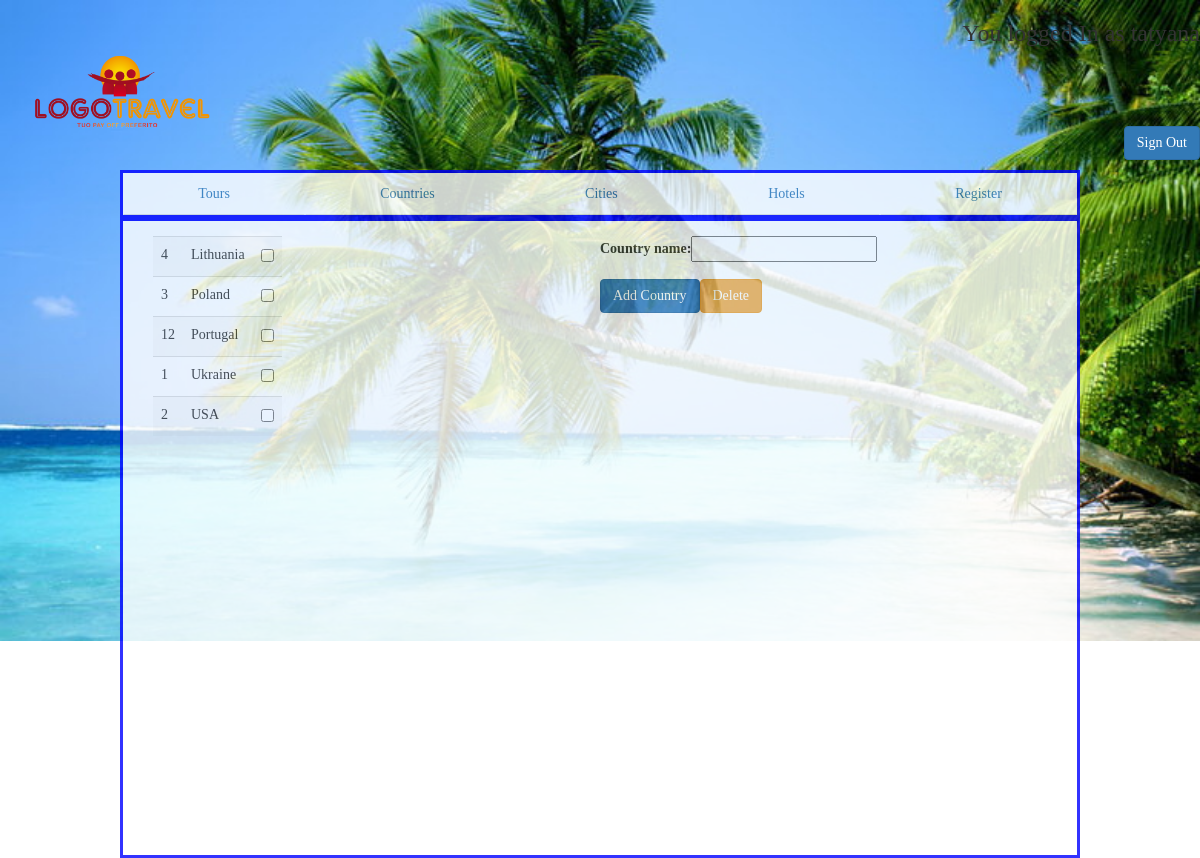
The page /index.php?menu=2 (signed in) on the database its author committed.
### tables this page shows
CREATE TABLE `Countries` (
  `id` int(11) NOT NULL,
  `country` varchar(64) DEFAULT NULL
);

### pages/countries.php (the view, shortened to what this page needs)
<?php
if (!isset($_SESSION['reg']))
{
 echo '<h3 class="text-content"><span style="color:red;">You should authorize as admin!</span></h3>';
}
else
{
echo '<div class="col-sm-6 col-md-6 col-lg-6 left">';
		  $sel='select * from countries';
	    $res=mysql_query($sel);
	    echo '<form action="index.php?menu=2" method="post" class="input-group" id="formcountry">';
	    echo '<table class="table table-striped">';
	    while($row=mysql_fetch_array($res,MYSQL_NUM))
	         {
	          echo '<tr>';
	          echo '<td>'.$row[0].'</td>';
	          echo '<td>'.$row[1].'</td>';
	          echo '<td><input type="checkbox" name="cb'.$row[0].'"></td>';
	          echo '</tr>';
	         }
	    echo '</table>';
echo'</div>';
echo '<div class="row">';
echo '<form class="col-sm-12 col-md-6 col-lg-6 col-md-offset-3 col-lg-offset-3" action="index.php?menu=2" method="post">';
echo '<div class="form-group">';
echo '<label for="country">Country name:</label>';
echo '<input type="text" name="country">';
echo '</div>';
echo '<input type="submit" name="addcountry" value="Add Country" class="btn btn-primary">';
echo '<input type="submit" name="delcountry" value="Delete" class="btn btn btn-warning">';
echo '</form>';
echo '</div>';
}
 ?>

### css/style.css (style rules this page uses)
html, body { width:100%; height:100%; }
.bodystyle { background: url(../images/422.jpg) no-repeat; background-size: 100%; font-family: 'Georgia'; }

### rows shown on the page
countries: id "4", country "Lithuania"
countries: id "3", country "Poland"
countries: id "12", country "Portugal"
countries: id "1", country "Ukraine"
countries: id "2", country "USA"

### other values the page prints
$_SESSION['reg'] "tatyana"
